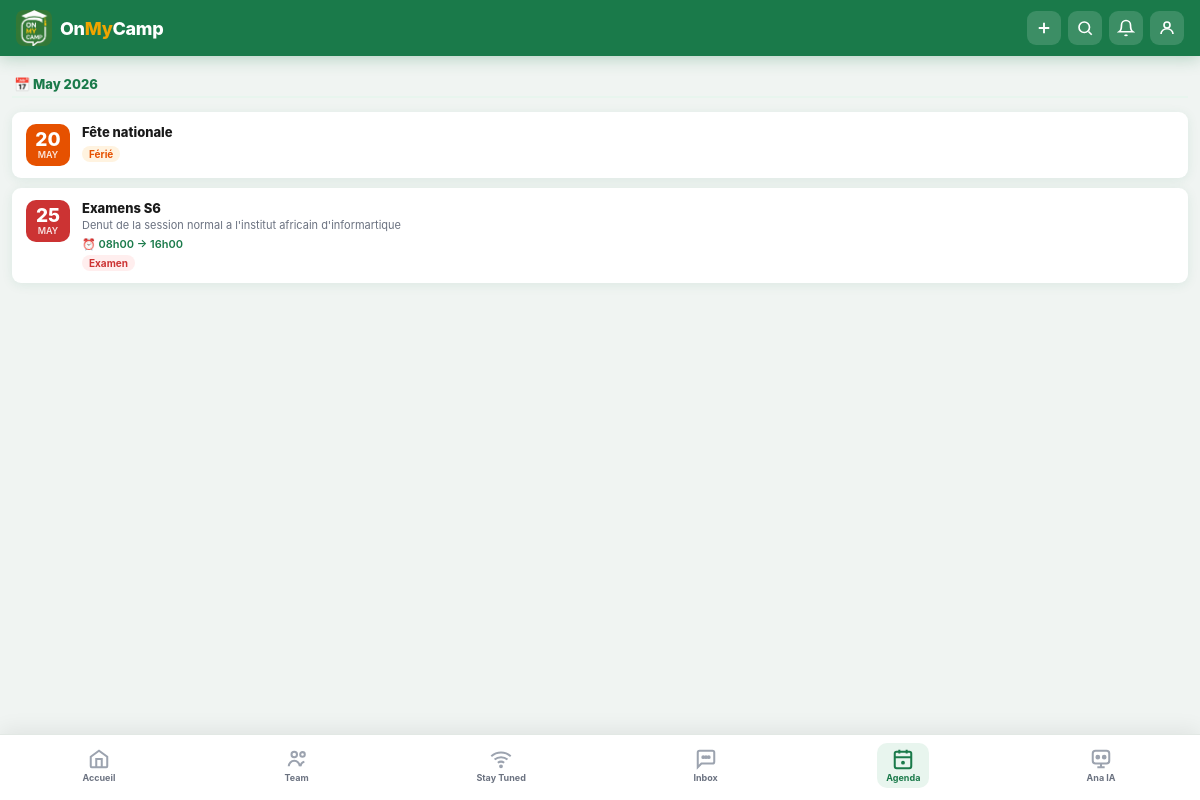
/agenda/ (signed in), run on the app's committed database.
### core/models.py (models this page shows, shortened)
class Event(models.Model):
    TYPE_CHOICES = [
        ('examen', 'Examen'),
        ('conference', 'Conférence'),
        ('ferie', 'Férié'),
        ('autre', 'Autre'),
    ]
    auteur      = models.ForeignKey(User, on_delete=models.CASCADE)
    titre       = models.CharField(max_length=200)
    description = models.TextField(blank=True)
    date_event  = models.DateField()
    heure_debut = models.TimeField(blank=True, null=True)
    heure_fin   = models.TimeField(blank=True, null=True)
    type_event  = models.CharField(max_length=20, choices=TYPE_CHOICES, default='autre')
    date_creation = models.DateTimeField(auto_now_add=True)
    class Meta:
        ordering = ['date_event']

### core/views.py (the view)
# urls.py: path('agenda/',                   views.agenda,              name='agenda'),
@login_required
def agenda(request):
    events = Event.objects.select_related('auteur').all()
    ctx = global_context(request, 'agenda')
    ctx['events'] = events
    return render(request, 'core/agenda.html', ctx)

### core/views.py (called while the page is built)
def global_context(request, active_tab=''):
    return {
        'active': active_tab,
        'notif_count': 0,
        'now': timezone.now(),
    }

### templates/core/agenda.html (shortened to what this page needs)
{% extends "base.html" %}
{% block header_plus %}
  {% if request.user.role in "rr,daac" or request.user.privilege == "admin" or request.user.privilege == "superadmin" %}
  <a href="{% url 'event_create' %}" class="h-btn">
    <svg viewBox="0 0 24 24" fill="none" stroke="white" stroke-width="2.5" width="18" height="18">
      <path d="M12 5v14M5 12h14"/>
    </svg>
  </a>
  {% endif %}
{% endblock %}
{% block content %}
<div class="agenda-wrap">
  {% regroup events by date_event|date:"F Y" as events_by_month %}
  {% for month in events_by_month %}
  <div class="month-header">📅 {{ month.grouper }}</div>
  {% for ev in month.list %}
  <div class="ev-card">
    <div class="ev-box"
      style="{% if ev.type_event == 'ferie' %}background:#e65100;{% elif ev.type_event == 'examen' %}background:#cc3333;{% endif %}">
      <div class="ev-day">{{ ev.date_event|date:"d" }}</div>
      <div class="ev-mon">{{ ev.date_event|date:"M"|upper }}</div>
    </div>
    <div class="ev-info">
      <div class="ev-title">{{ ev.titre }}</div>
      {% if ev.description %}
      <div class="ev-desc">{{ ev.description }}</div>
      {% endif %}
      {% if ev.heure_debut %}
      <div class="ev-time">
        ⏰ {{ ev.heure_debut|time:"H\hi" }}
        {% if ev.heure_fin %} → {{ ev.heure_fin|time:"H\hi" }}{% endif %}
      </div>
      {% endif %}
      <span class="ev-tag {{ ev.type_event }}">
        {{ ev.get_type_event_display }}
      </span>
    </div>
  </div>
  {% endfor %}
  {% endfor %}
</div>
{% endblock %}

### data on the page
Event: date_event "20", date_event "MAY", titre "Fête nationale", type_event "Férié"
Event: date_event "25", date_event "MAY", titre "Examens S6", description "Denut de la session normal a l'institut africain d'informartique", heure_debut "08h00", heure_fin "16h00", type_event "Examen"

### other printed values
{{ month.grouper }} "May 2026"
